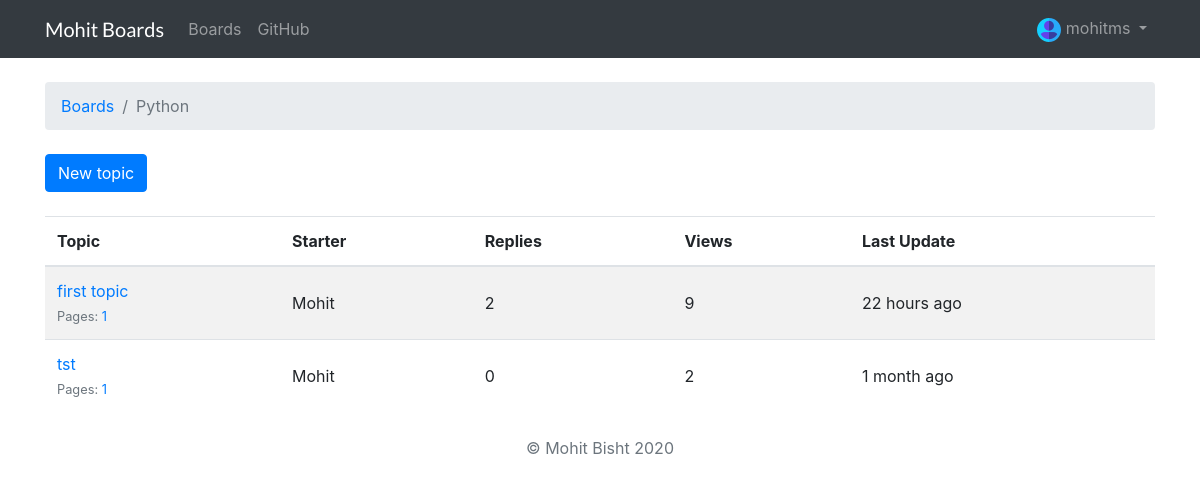
The app's page /boards/2/ (signed in), older data.
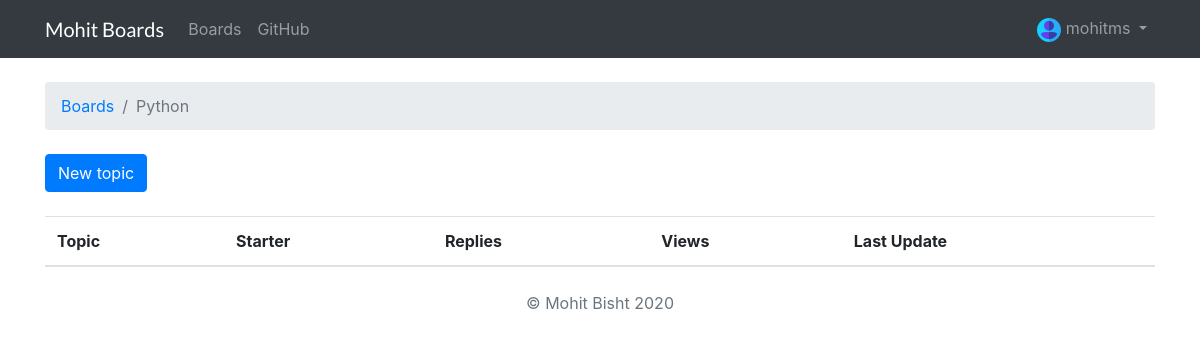
The same page, newer data.
### chatsite/models.py (models this page shows, shortened)
class Board(models.Model):
    name = models.CharField(max_length=30, unique=True)
    description = models.CharField(max_length=100)

class Topic(models.Model):
    subject = models.CharField(max_length=255)
    last_updated = models.DateTimeField(auto_now_add=True)
    board = models.ForeignKey(Board, on_delete=models.CASCADE, related_name='topics')
    starter = models.ForeignKey(User, on_delete=models.CASCADE, related_name='topics')
    views = models.PositiveIntegerField(default=0)
    def get_page_count(self):
        count = self.posts.count()
        pages = count / 20
        return math.ceil(pages)
    def has_many_pages(self, count=None):
        if count is None:
            count = self.get_page_count()
        return count > 6
    def get_page_range(self):
        count = self.get_page_count()
        if self.has_many_pages(count):
            return range(1, 5)
        return range(1, count + 1)

### chatsite/views.py (the view)
# urls.py: url(r'^boards/(?P<pk>\d+)/$', views.TopicListView.as_view(), name='board_topics'),
class TopicListView(ListView):
    model = Topic
    context_object_name = 'topics'
    template_name = 'topics.html'
    paginate_by = 20
    def get_context_data(self, **kwargs):
        kwargs['board'] = self.board
        return super().get_context_data(**kwargs)
    def get_queryset(self):
        self.board = get_object_or_404(Board, pk=self.kwargs.get('pk'))
        queryset = self.board.topics.order_by('-last_updated').annotate(replies=Count('posts') - 1)
        return queryset

### templates/topics.html (shortened to what this page needs)
{% extends 'base.html' %}
{% load humanize %}
{% block breadcrumb %}
  <li class="breadcrumb-item"><a href="{% url 'home' %}">Boards</a></li>
  <li class="breadcrumb-item active">{{ board.name }}</li>
{% endblock %}
{% block content %}
  <div class="mb-4">
    <a href="{% url 'new_topic' board.pk %}" class="btn btn-primary">New topic</a>
  </div>
  <table class="table table-striped mb-4">
    <thead class="thead-inverse">
      <tr>
        <th>Topic</th>
        <th>Starter</th>
        <th>Replies</th>
        <th>Views</th>
        <th>Last Update</th>
      </tr>
    </thead>
    <tbody>
      {% for topic in topics %}
        {% url 'topic_posts' board.pk topic.pk as topic_url %}
        <tr>
          <td>
            <p class="mb-0">
              <a href="{{ topic_url }}">{{ topic.subject }}</a>
            </p>
            <small class="text-muted">
              Pages:
              {% for i in topic.get_page_range %}
                <a href="{{ topic_url }}?page={{ i }}">{{ i }}</a>
              {% endfor %}
            </small>
          </td>
          <td class="align-middle">{{ topic.starter.username }}</td>
          <td class="align-middle">{{ topic.replies }}</td>
          <td class="align-middle">{{ topic.views }}</td>
          <td class="align-middle">{{ topic.last_updated|naturaltime }}</td>
        </tr>
      {% endfor %}
    </tbody>
  </table>
{% endblock %}

### templates/base.html (shortened to what this page needs)
{% load static %}<!DOCTYPE html>
<html>
  <head>
    <link rel="stylesheet" href="{% static 'css/bootstrap.min.css' %}">
    <link rel="stylesheet" href="{% static 'css/app.css' %}">
  </head>
  <body>
    {% block body %}
      <div class="wrapper">
        <nav class="navbar navbar-expand-sm navbar-dark bg-dark">
          <div class="container">
            <a class="navbar-brand" href="{% url 'index' %}">Mohit Boards</a>
            <div class="collapse navbar-collapse" id="mainMenu">
              <ul class="navbar-nav">
                <li class="nav-item">
                  <a class="nav-link" href="{% url 'home' %}">Boards</a>
                </li>
                <li class="nav-item">
                  <a class="nav-link" href="https://github.com/Mohitb07/mohitboard" target="_blank" rel="noopener">GitHub</a>
                </li>
              </ul>
              {% if user.is_authenticated %}
                <ul class="navbar-nav ml-auto">
                  <li class="nav-item dropdown">
                    <a class="nav-link dropdown-toggle" href="#" id="userMenu" data-toggle="dropdown" aria-haspopup="true" aria-expanded="false">
                     <span><img src="{% static 'img/new-user2.png' %}" alt="profile"/></span> {{ user.username }}
                    </a>
                  </li>
                </ul>
              {% else %}
                <form class="form-inline ml-auto">
                  <a href="{% url 'login' %}" class="btn btn-outline-warning">Log in</a>
                  <a href="{% url 'signup' %}" class="btn btn-primary ml-2">Sign up</a>
                </form>
              {% endif %}
            </div>
          </div>
        </nav>
        <div class="container">
          <ol class="breadcrumb my-4">
            {% block breadcrumb %}
            {% endblock %}
          </ol>
          {% if user.is_authenticated %}
          {% block content %}
          {% endblock %}
          {% else %}
          <div class="container-fluid jumbotron">
            <p class="lead mypara">Please Login first to view the latest post 😊</p>
          </div>
          {% endif %}
        </div>
      </div>
      <footer class="text-muted">
        <div class="container text-center">
          <p>&COPY; Mohit Bisht {% now "Y" %}</p>
        </div>
      </footer>
    {% endblock body %}
  </body>
</html>

### static/css/app.css (style rules this page uses)
* { margin:0; padding:0; box-sizing: border-box; }
html { font-family:'Lato','Arial',sans-serif; font-weight: 300; text-rendering: optimizeLegibility; }
.navbar-brand { font-family: 'Lato',sans-serif,'Lobster'; }

Row changes from the older to the newer data that the page shows:
removed Topic: subject "first topic", get_page_range "1", starter.username "Mohit", replies "2", views "9", last_updated "22 hours ago"
removed Topic: subject "tst", get_page_range "1", starter.username "Mohit", replies "0", views "2", last_updated "1 month ago"
